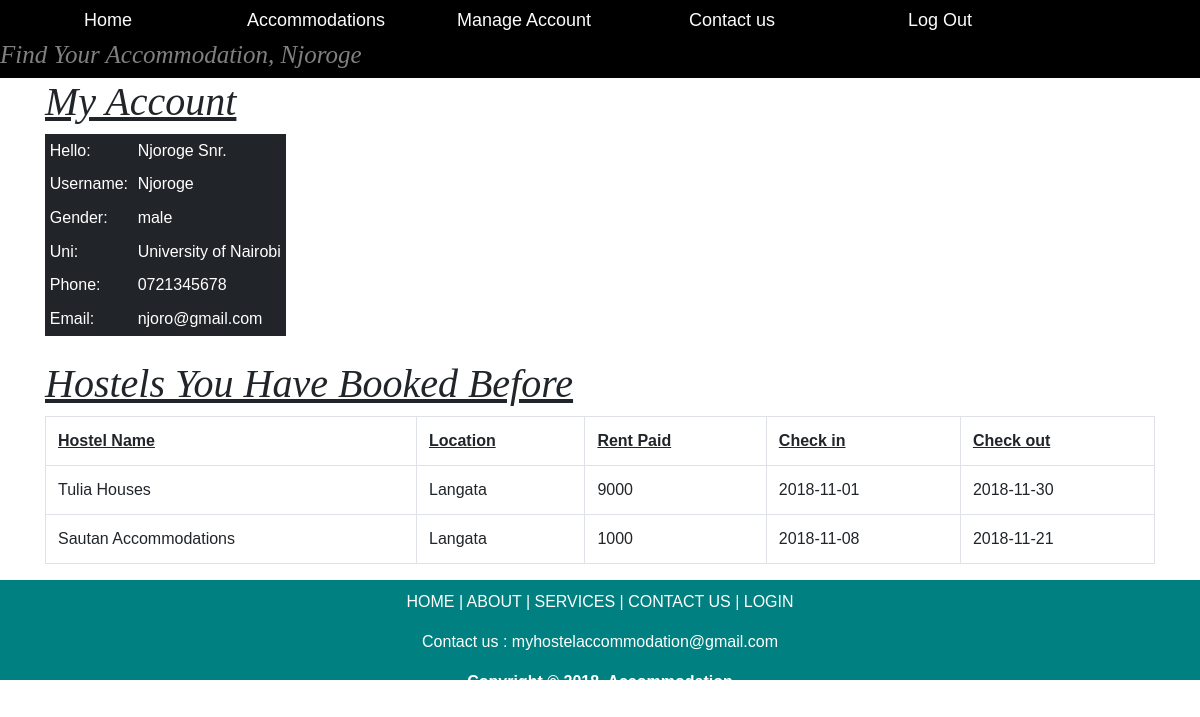
The app's page /myaccount.php (signed in) with its own data.
### tables this page shows
CREATE TABLE `users` (
  `userid` int(200) NOT NULL,
  `fullname` varchar(200) NOT NULL,
  `gender` varchar(10) NOT NULL,
  `uni` varchar(100) NOT NULL,
  `phone` varchar(10) NOT NULL,
  `username` varchar(100) NOT NULL,
  `email` varchar(100) NOT NULL,
  `password` varchar(100) NOT NULL,
  `type` varchar(10) NOT NULL
);

CREATE TABLE `products` (
  `id` int(5) NOT NULL,
  `house_name` varchar(500) NOT NULL,
  `house_price` int(5) NOT NULL,
  `numberofrooms` int(5) NOT NULL,
  `occupied` int(11) NOT NULL,
  `vacant` int(11) NOT NULL,
  `image` text NOT NULL,
  `category` varchar(50) NOT NULL,
  `house_description` varchar(1000) NOT NULL,
  `location` varchar(100) NOT NULL
);

CREATE TABLE `booking` (
  `bookingid` int(100) NOT NULL,
  `user_id` int(100) NOT NULL,
  `house_id` int(5) NOT NULL,
  `total_price` int(11) NOT NULL,
  `movein` date DEFAULT NULL,
  `checkin` date NOT NULL,
  `checkout` date NOT NULL
);

### myaccount.php (the view, shortened to what this page needs)
<!DOCTYPE html>
<html>
<head>
	<?php include ('links.php') ;?>
</head>
<body>
	<?php include ('nav-bar.php') ;?>
<div class="container">
<h1 style="font-family: montserrat;"><u><i>My Account</i></u></h1>
<?php
$conn =mysqli_connect("localhost","root","") or die(mysqli_error());
mysqli_select_db($conn,"myhostel");
$query=("SELECT * from users where userid=$_SESSION[userid]") or(mysqli_error());
$result=mysqli_query($conn,$query);
echo '<div class="table-responsive">';
print "<table class='table-sm table-dark text-white'>";
	while($row=mysqli_fetch_array($result)){
	print "<tr>
	<td>Hello: </td>
	<td>".$row['fullname']."</td>
	</tr>
	<tr>
	<td>Username: </td>
	<td>".$row['username']."</td>
	</tr>
	<tr>
	<td>Gender:</td>
	<td>".$row['gender']."</td>
	</tr>
	<tr>
	<td>Uni: </td>
	<td>".$row['uni']."</td>
	</tr>
	<tr>
	<td>Phone: </td>
	<td>".$row['phone']."</td>
	</tr>
	<tr>
	<td>Email:</td>
	<td>".$row['email']."</td>
	</tr>";
}
print "</table>";
echo '</div>';
?>
</div><br>
<div class="container">
	<h1 style="font-family: montserrat;"><u><i>Hostels You Have Booked Before</u></i></h1>
<?php
$conn1=mysqli_connect("localhost","root","") or die(mysqli_error());
mysqli_select_db($conn1,"myhostel");
$query1 = ("SELECT * FROM `users` JOIN booking ON users.userid = booking.user_id JOIN products ON products.id = booking.house_id WHERE users.userid =$_SESSION[userid]") or die(mysqli_error());
$result1=mysqli_query($conn1,$query1);
echo '<div class="table-responsive">'
. '<table class="table table-bordered">';
echo "<tr>
		<td><b><u>Hostel Name</td>
		<td><b><u>Location</td>
		<td><b><u>Rent Paid</td>
		<td><b><u>Check in</td>
		<td><b><u>Check out</td>
	</tr>";
while($data=mysqli_fetch_array($result1))
{
echo"
	<tr>
	<td>".$data['house_name']."</td>
	<td>".$data['location']."</td>
	<td>".$data['total_price']."</td>
	<td>".$data['checkin']."</td>
	<td>".$data['checkout']."</td>
	</tr>";
}
echo "</table>"
. "</div>";
?>
</div>
	<footer>
            <p>HOME | ABOUT | SERVICES | CONTACT US | LOGIN</p>
            <p>Contact us : myhostelaccommodation@gmail.com</p>
            <p><b>Copyright &copy; 2018. Accommodation</b> </p>
	</footer>
</body>
</html>

### css/styles1.css (style rules this page uses)
body { font-family: sans-serif; width: 100%; }
footer { bottom: 0px; background-color: teal; text-align: center; width: 100%; left: 0; color: white; height: 100px; padding-top: 10px; }

### records on screen
users: fullname "Njoroge Snr.", username "Njoroge", gender "male", uni "University of Nairobi", phone "0721345678", email "njoro@gmail.com", products.house_name "Tulia Houses", products.location "Langata", booking.total_price "9000", booking.checkin "2018-11-01", booking.checkout "2018-11-30", products.house_name "Sautan Accommodations", booking.total_price "1000", booking.checkin "2018-11-08", booking.checkout "2018-11-21"

### other values on screen
$_SESSION['username'] "Njoroge"
